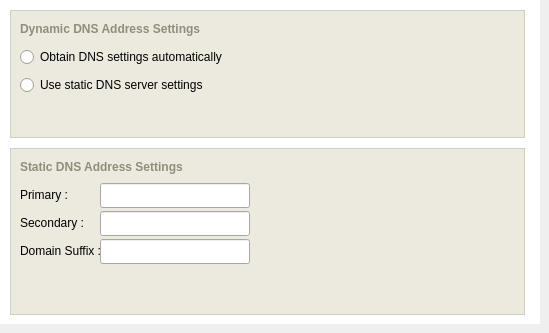
      <widget class="QWidget" name="DNSTab" >
       <attribute name="title" >
        <string>DNS</string>
       </attribute>
       <widget class="QFrame" name="frame_6" >
        <property name="geometry" >
         <rect>
          <x>0</x>
          <y>0</y>
          <width>540</width>
          <height>324</height>
         </rect>
        </property>
        <property name="palette" >
         <palette>
          <active>
           <colorrole role="WindowText" >
            <brush brushstyle="SolidPattern" >
             <color alpha="255" >
              <red>127</red>
              <green>157</green>
              <blue>185</blue>
             </color>
            </brush>
           </colorrole>
           <colorrole role="Base" >
            <brush brushstyle="SolidPattern" >
             <color alpha="255" >
              <red>255</red>
              <green>255</green>
              <blue>255</blue>
             </color>
            </brush>
           </colorrole>
           <colorrole role="Window" >
            <brush brushstyle="SolidPattern" >
             <color alpha="255" >
              <red>255</red>
              <green>255</green>
              <blue>255</blue>
             </color>
            </brush>
           </colorrole>
          </active>
          <inactive>
           <colorrole role="WindowText" >
            <brush brushstyle="SolidPattern" >
             <color alpha="255" >
              <red>127</red>
              <green>157</green>
              <blue>185</blue>
             </color>
            </brush>
           </colorrole>
           <colorrole role="Base" >
            <brush brushstyle="SolidPattern" >
             <color alpha="255" >
              <red>255</red>
              <green>255</green>
              <blue>255</blue>
             </color>
            </brush>
           </colorrole>
           <colorrole role="Window" >
            <brush brushstyle="SolidPattern" >
             <color alpha="255" >
              <red>255</red>
              <green>255</green>
              <blue>255</blue>
             </color>
            </brush>
           </colorrole>
          </inactive>
          <disabled>
           <colorrole role="WindowText" >
            <brush brushstyle="SolidPattern" >
             <color alpha="255" >
              <red>119</red>
              <green>119</green>
              <blue>119</blue>
             </color>
            </brush>
           </colorrole>
           <colorrole role="Base" >
            <brush brushstyle="SolidPattern" >
             <color alpha="255" >
              <red>255</red>
              <green>255</green>
              <blue>255</blue>
             </color>
            </brush>
           </colorrole>
           <colorrole role="Window" >
            <brush brushstyle="SolidPattern" >
             <color alpha="255" >
              <red>255</red>
              <green>255</green>
              <blue>255</blue>
             </color>
            </brush>
           </colorrole>
          </disabled>
         </palette>
        </property>
        <property name="autoFillBackground" >
         <bool>true</bool>
        </property>
        <property name="frameShape" >
         <enum>QFrame::NoFrame</enum>
        </property>
        <property name="frameShadow" >
         <enum>QFrame::Plain</enum>
        </property>
        <property name="lineWidth" >
         <number>0</number>
        </property>
        <widget class="QFrame" name="frame_9" >
         <property name="geometry" >
          <rect>
           <x>10</x>
           <y>148</y>
           <width>515</width>
           <height>167</height>
          </rect>
         </property>
         <property name="minimumSize" >
          <size>
           <width>515</width>
           <height>167</height>
          </size>
         </property>
         <property name="maximumSize" >
          <size>
           <width>515</width>
           <height>167</height>
          </size>
         </property>
         <property name="palette" >
          <palette>
           <active>
            <colorrole role="WindowText" >
             <brush brushstyle="SolidPattern" >
              <color alpha="255" >
               <red>208</red>
               <green>208</green>
               <blue>191</blue>
              </color>
             </brush>
            </colorrole>
            <colorrole role="Base" >
             <brush brushstyle="SolidPattern" >
              <color alpha="255" >
               <red>255</red>
               <green>255</green>
               <blue>255</blue>
              </color>
             </brush>
            </colorrole>
            <colorrole role="Window" >
             <brush brushstyle="SolidPattern" >
              <color alpha="255" >
               <red>236</red>
               <green>234</green>
               <blue>223</blue>
              </color>
             </brush>
            </colorrole>
           </active>
           <inactive>
            <colorrole role="WindowText" >
             <brush brushstyle="SolidPattern" >
              <color alpha="255" >
               <red>208</red>
               <green>208</green>
               <blue>191</blue>
              </color>
             </brush>
            </colorrole>
            <colorrole role="Base" >
             <brush brushstyle="SolidPattern" >
              <color alpha="255" >
               <red>255</red>
               <green>255</green>
               <blue>255</blue>
              </color>
             </brush>
            </colorrole>
            <colorrole role="Window" >
             <brush brushstyle="SolidPattern" >
              <color alpha="255" >
               <red>236</red>
               <green>234</green>
               <blue>223</blue>
              </color>
             </brush>
            </colorrole>
           </inactive>
           <disabled>
            <colorrole role="WindowText" >
             <brush brushstyle="SolidPattern" >
              <color alpha="255" >
               <red>119</red>
               <green>119</green>
               <blue>119</blue>
              </color>
             </brush>
            </colorrole>
            <colorrole role="Base" >
             <brush brushstyle="SolidPattern" >
              <color alpha="255" >
               <red>236</red>
               <green>234</green>
               <blue>223</blue>
              </color>
             </brush>
            </colorrole>
            <colorrole role="Window" >
             <brush brushstyle="SolidPattern" >
              <color alpha="255" >
               <red>236</red>
               <green>234</green>
               <blue>223</blue>
              </color>
             </brush>
            </colorrole>
           </disabled>
          </palette>
         </property>
         <property name="autoFillBackground" >
          <bool>true</bool>
         </property>
         <property name="frameShape" >
          <enum>QFrame::Box</enum>
         </property>
         <property name="frameShadow" >
          <enum>QFrame::Plain</enum>
         </property>
         <widget class="QLabel" name="WirelessNetworkLabel_12" >
          <property name="geometry" >
           <rect>
            <x>10</x>
            <y>10</y>
            <width>460</width>
            <height>18</height>
           </rect>
          </property>
          <property name="minimumSize" >
           <size>
            <width>460</width>
            <height>18</height>
           </size>
          </property>
          <property name="maximumSize" >
           <size>
            <width>460</width>
            <height>18</height>
           </size>
          </property>
          <property name="palette" >
           <palette>
            <active>
             <colorrole role="WindowText" >
              <brush brushstyle="SolidPattern" >
               <color alpha="255" >
                <red>144</red>
                <green>141</green>
                <blue>124</blue>
               </color>
              </brush>
             </colorrole>
            </active>
            <inactive>
             <colorrole role="WindowText" >
              <brush brushstyle="SolidPattern" >
               <color alpha="255" >
                <red>144</red>
                <green>141</green>
                <blue>124</blue>
               </color>
              </brush>
             </colorrole>
            </inactive>
            <disabled>
             <colorrole role="WindowText" >
              <brush brushstyle="SolidPattern" >
               <color alpha="255" >
                <red>119</red>
                <green>119</green>
                <blue>119</blue>
               </color>
              </brush>
             </colorrole>
            </disabled>
           </palette>
          </property>
          <property name="font" >
           <font>
            <pointsize>9</pointsize>
            <weight>75</weight>
            <bold>true</bold>
           </font>
          </property>
          <property name="lineWidth" >
           <number>0</number>
          </property>
          <property name="text" >
           <string>Static DNS Address Settings</string>
          </property>
          <property name="alignment" >
           <set>Qt::AlignLeading|Qt::AlignLeft|Qt::AlignVCenter</set>
          </property>
          <property name="margin" >
           <number>0</number>
          </property>
          <property name="indent" >
           <number>0</number>
          </property>
         </widget>
         <widget class="QLabel" name="label_13" >
          <property name="geometry" >
           <rect>
            <x>10</x>
            <y>38</y>
            <width>80</width>
            <height>18</height>
           </rect>
          </property>
          <property name="minimumSize" >
           <size>
            <width>80</width>
            <height>18</height>
           </size>
          </property>
          <property name="maximumSize" >
           <size>
            <width>80</width>
            <height>18</height>
           </size>
          </property>
          <property name="palette" >
           <palette>
            <active>
             <colorrole role="WindowText" >
              <brush brushstyle="SolidPattern" >
               <color alpha="255" >
                <red>0</red>
                <green>0</green>
                <blue>0</blue>
               </color>
              </brush>
             </colorrole>
            </active>
            <inactive>
             <colorrole role="WindowText" >
              <brush brushstyle="SolidPattern" >
               <color alpha="255" >
                <red>0</red>
                <green>0</green>
                <blue>0</blue>
               </color>
              </brush>
             </colorrole>
            </inactive>
            <disabled>
             <colorrole role="WindowText" >
              <brush brushstyle="SolidPattern" >
               <color alpha="255" >
                <red>119</red>
                <green>119</green>
                <blue>119</blue>
               </color>
              </brush>
             </colorrole>
            </disabled>
           </palette>
          </property>
          <property name="lineWidth" >
           <number>0</number>
          </property>
          <property name="text" >
           <string>Primary :</string>
          </property>
          <property name="indent" >
           <number>0</number>
          </property>
         </widget>
         <widget class="QLabel" name="label_14" >
          <property name="geometry" >
           <rect>
            <x>10</x>
            <y>66</y>
            <width>80</width>
            <height>18</height>
           </rect>
          </property>
          <property name="minimumSize" >
           <size>
            <width>80</width>
            <height>18</height>
           </size>
          </property>
          <property name="maximumSize" >
           <size>
            <width>80</width>
            <height>18</height>
           </size>
          </property>
          <property name="palette" >
           <palette>
            <active>
             <colorrole role="WindowText" >
              <brush brushstyle="SolidPattern" >
               <color alpha="255" >
                <red>0</red>
                <green>0</green>
                <blue>0</blue>
               </color>
              </brush>
             </colorrole>
            </active>
            <inactive>
             <colorrole role="WindowText" >
              <brush brushstyle="SolidPattern" >
               <color alpha="255" >
                <red>0</red>
                <green>0</green>
                <blue>0</blue>
               </color>
              </brush>
             </colorrole>
            </inactive>
            <disabled>
             <colorrole role="WindowText" >
              <brush brushstyle="SolidPattern" >
               <color alpha="255" >
                <red>119</red>
                <green>119</green>
                <blue>119</blue>
               </color>
              </brush>
             </colorrole>
            </disabled>
           </palette>
          </property>
          <property name="lineWidth" >
           <number>0</number>
          </property>
          <property name="text" >
           <string>Secondary :</string>
          </property>
          <property name="indent" >
           <number>0</number>
          </property>
         </widget>
         <widget class="QLabel" name="label_15" >
          <property name="geometry" >
           <rect>
            <x>10</x>
            <y>94</y>
            <width>80</width>
            <height>18</height>
           </rect>
          </property>
          <property name="minimumSize" >
           <size>
            <width>80</width>
            <height>18</height>
           </size>
          </property>
          <property name="maximumSize" >
           <size>
            <width>80</width>
            <height>18</height>
           </size>
          </property>
          <property name="palette" >
           <palette>
            <active>
             <colorrole role="WindowText" >
              <brush brushstyle="SolidPattern" >
               <color alpha="255" >
                <red>0</red>
                <green>0</green>
                <blue>0</blue>
               </color>
              </brush>
             </colorrole>
            </active>
            <inactive>
             <colorrole role="WindowText" >
              <brush brushstyle="SolidPattern" >
               <color alpha="255" >
                <red>0</red>
                <green>0</green>
                <blue>0</blue>
               </color>
              </brush>
             </colorrole>
            </inactive>
            <disabled>
             <colorrole role="WindowText" >
              <brush brushstyle="SolidPattern" >
               <color alpha="255" >
                <red>119</red>
                <green>119</green>
                <blue>119</blue>
               </color>
              </brush>
             </colorrole>
            </disabled>
           </palette>
          </property>
          <property name="lineWidth" >
           <number>0</number>
          </property>
          <property name="text" >
           <string>Domain Suffix :</string>
          </property>
          <property name="indent" >
           <number>0</number>
          </property>
         </widget>
         <widget class="QLineEdit" name="primaryDNSEdit" >
          <property name="geometry" >
           <rect>
            <x>90</x>
            <y>35</y>
            <width>150</width>
            <height>25</height>
           </rect>
          </property>
          <property name="minimumSize" >
           <size>
            <width>150</width>
            <height>25</height>
           </size>
          </property>
          <property name="maximumSize" >
           <size>
            <width>150</width>
            <height>25</height>
           </size>
          </property>
          <property name="inputMask" >
           <string/>
          </property>
          <property name="maxLength" >
           <number>15</number>
          </property>
         </widget>
         <widget class="QLineEdit" name="secondaryDNSEdit" >
          <property name="geometry" >
           <rect>
            <x>90</x>
            <y>63</y>
            <width>150</width>
            <height>25</height>
           </rect>
          </property>
          <property name="minimumSize" >
           <size>
            <width>150</width>
            <height>25</height>
           </size>
          </property>
          <property name="maximumSize" >
           <size>
            <width>150</width>
            <height>25</height>
           </size>
          </property>
          <property name="maxLength" >
           <number>15</number>
          </property>
         </widget>
         <widget class="QLineEdit" name="domainSuffixEdit" >
          <property name="geometry" >
           <rect>
            <x>90</x>
            <y>91</y>
            <width>150</width>
            <height>25</height>
           </rect>
          </property>
          <property name="minimumSize" >
           <size>
            <width>150</width>
            <height>25</height>
           </size>
          </property>
          <property name="maximumSize" >
           <size>
            <width>150</width>
            <height>25</height>
           </size>
          </property>
          <property name="maxLength" >
           <number>255</number>
          </property>
         </widget>
        </widget>
        <widget class="QFrame" name="frame_7" >
         <property name="geometry" >
          <rect>
           <x>10</x>
           <y>10</y>
           <width>515</width>
           <height>128</height>
          </rect>
         </property>
         <property name="minimumSize" >
          <size>
           <width>515</width>
           <height>128</height>
          </size>
         </property>
         <property name="maximumSize" >
          <size>
           <width>515</width>
           <height>128</height>
          </size>
         </property>
         <property name="palette" >
          <palette>
           <active>
            <colorrole role="WindowText" >
             <brush brushstyle="SolidPattern" >
              <color alpha="255" >
               <red>208</red>
               <green>208</green>
               <blue>191</blue>
              </color>
             </brush>
            </colorrole>
            <colorrole role="Base" >
             <brush brushstyle="SolidPattern" >
              <color alpha="255" >
               <red>255</red>
               <green>255</green>
               <blue>255</blue>
              </color>
             </brush>
            </colorrole>
            <colorrole role="Window" >
             <brush brushstyle="SolidPattern" >
              <color alpha="255" >
               <red>236</red>
               <green>234</green>
               <blue>223</blue>
              </color>
             </brush>
            </colorrole>
           </active>
           <inactive>
            <colorrole role="WindowText" >
             <brush brushstyle="SolidPattern" >
              <color alpha="255" >
               <red>208</red>
               <green>208</green>
               <blue>191</blue>
              </color>
             </brush>
            </colorrole>
            <colorrole role="Base" >
             <brush brushstyle="SolidPattern" >
              <color alpha="255" >
               <red>255</red>
               <green>255</green>
               <blue>255</blue>
              </color>
             </brush>
            </colorrole>
            <colorrole role="Window" >
             <brush brushstyle="SolidPattern" >
              <color alpha="255" >
               <red>236</red>
               <green>234</green>
               <blue>223</blue>
              </color>
             </brush>
            </colorrole>
           </inactive>
           <disabled>
            <colorrole role="WindowText" >
             <brush brushstyle="SolidPattern" >
              <color alpha="255" >
               <red>119</red>
               <green>119</green>
               <blue>119</blue>
              </color>
             </brush>
            </colorrole>
            <colorrole role="Base" >
             <brush brushstyle="SolidPattern" >
              <color alpha="255" >
               <red>236</red>
               <green>234</green>
               <blue>223</blue>
              </color>
             </brush>
            </colorrole>
            <colorrole role="Window" >
             <brush brushstyle="SolidPattern" >
              <color alpha="255" >
               <red>236</red>
               <green>234</green>
               <blue>223</blue>
              </color>
             </brush>
            </colorrole>
           </disabled>
          </palette>
         </property>
         <property name="autoFillBackground" >
          <bool>true</bool>
         </property>
         <property name="frameShape" >
          <enum>QFrame::Box</enum>
         </property>
         <property name="frameShadow" >
          <enum>QFrame::Plain</enum>
         </property>
         <widget class="QLabel" name="WirelessNetworkLabel_11" >
          <property name="geometry" >
           <rect>
            <x>10</x>
            <y>10</y>
            <width>460</width>
            <height>18</height>
           </rect>
          </property>
          <property name="minimumSize" >
           <size>
            <width>460</width>
            <height>18</height>
           </size>
          </property>
          <property name="maximumSize" >
           <size>
            <width>460</width>
            <height>18</height>
           </size>
          </property>
          <property name="palette" >
           <palette>
            <active>
             <colorrole role="WindowText" >
              <brush brushstyle="SolidPattern" >
               <color alpha="255" >
                <red>144</red>
                <green>141</green>
                <blue>124</blue>
               </color>
              </brush>
             </colorrole>
            </active>
            <inactive>
             <colorrole role="WindowText" >
              <brush brushstyle="SolidPattern" >
               <color alpha="255" >
                <red>144</red>
                <green>141</green>
                <blue>124</blue>
               </color>
              </brush>
             </colorrole>
            </inactive>
            <disabled>
             <colorrole role="WindowText" >
              <brush brushstyle="SolidPattern" >
               <color alpha="255" >
                <red>119</red>
                <green>119</green>
                <blue>119</blue>
               </color>
              </brush>
             </colorrole>
            </disabled>
           </palette>
          </property>
          <property name="font" >
           <font>
            <pointsize>9</pointsize>
            <weight>75</weight>
            <bold>true</bold>
           </font>
          </property>
          <property name="lineWidth" >
           <number>0</number>
          </property>
          <property name="text" >
           <string>Dynamic DNS Address Settings</string>
          </property>
          <property name="alignment" >
           <set>Qt::AlignLeading|Qt::AlignLeft|Qt::AlignVCenter</set>
          </property>
          <property name="margin" >
           <number>0</number>
          </property>
          <property name="indent" >
           <number>0</number>
          </property>
         </widget>
         <widget class="QRadioButton" name="obtainDNSButton" >
          <property name="geometry" >
           <rect>
            <x>10</x>
            <y>38</y>
            <width>300</width>
            <height>18</height>
           </rect>
          </property>
          <property name="minimumSize" >
           <size>
            <width>300</width>
            <height>18</height>
           </size>
          </property>
          <property name="maximumSize" >
           <size>
            <width>300</width>
            <height>18</height>
           </size>
          </property>
          <property name="palette" >
           <palette>
            <active>
             <colorrole role="WindowText" >
              <brush brushstyle="SolidPattern" >
               <color alpha="255" >
                <red>0</red>
                <green>0</green>
                <blue>0</blue>
               </color>
              </brush>
             </colorrole>
            </active>
            <inactive>
             <colorrole role="WindowText" >
              <brush brushstyle="SolidPattern" >
               <color alpha="255" >
                <red>0</red>
                <green>0</green>
                <blue>0</blue>
               </color>
              </brush>
             </colorrole>
            </inactive>
            <disabled>
             <colorrole role="WindowText" >
              <brush brushstyle="SolidPattern" >
               <color alpha="255" >
                <red>119</red>
                <green>119</green>
                <blue>119</blue>
               </color>
              </brush>
             </colorrole>
            </disabled>
           </palette>
          </property>
          <property name="text" >
           <string>Obtain DNS settings automatically</string>
          </property>
         </widget>
         <widget class="QRadioButton" name="staticDNSButton" >
          <property name="geometry" >
           <rect>
            <x>10</x>
            <y>66</y>
            <width>300</width>
            <height>18</height>
           </rect>
          </property>
          <property name="minimumSize" >
           <size>
            <width>300</width>
            <height>18</height>
           </size>
          </property>
          <property name="maximumSize" >
           <size>
            <width>300</width>
            <height>18</height>
           </size>
          </property>
          <property name="palette" >
           <palette>
            <active>
             <colorrole role="WindowText" >
              <brush brushstyle="SolidPattern" >
               <color alpha="255" >
                <red>0</red>
                <green>0</green>
                <blue>0</blue>
               </color>
              </brush>
             </colorrole>
            </active>
            <inactive>
             <colorrole role="WindowText" >
              <brush brushstyle="SolidPattern" >
               <color alpha="255" >
                <red>0</red>
                <green>0</green>
                <blue>0</blue>
               </color>
              </brush>
             </colorrole>
            </inactive>
            <disabled>
             <colorrole role="WindowText" >
              <brush brushstyle="SolidPattern" >
               <color alpha="255" >
                <red>119</red>
                <green>119</green>
                <blue>119</blue>
               </color>
              </brush>
             </colorrole>
            </disabled>
           </palette>
          </property>
          <property name="text" >
           <string>Use static DNS server settings</string>
          </property>
         </widget>
        </widget>
       </widget>
      </widget>
